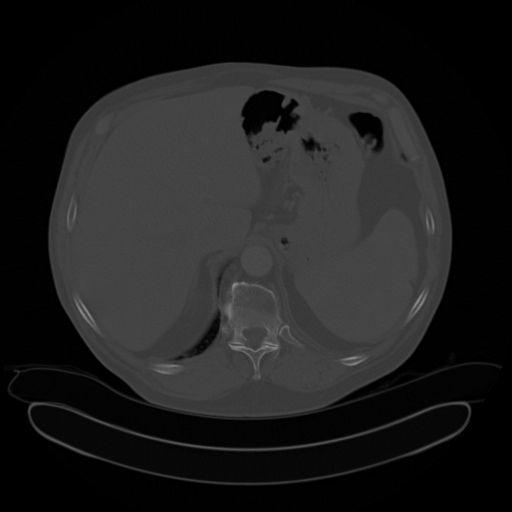
#> input picture data/working/decoded-testing.png, 512 x 512 px, found by its file name
$ python png.py
#> lines starting #> are read from the running program, lines starting #| are printed output that depends on the picture

import numpy as np
import imageio

def rescale(value):
	# return (value << 4) | (value >> 8) # Scale to 16 bits and fill with 4 most significant bits
	return (value << 4) | (0 >> 8) # Scale to 16 bits and fill with 0

def unscale(value):
	return value >> 4

def array_to_png(array, path):
	assert path.endswith('png')
	# Scale from 12 bit data to 16 bit display
	preview = np.vectorize(rescale)(array).astype('uint16')
	imageio.imwrite(path, preview)

def png_to_array(path):
#> called with path = 'data/working/decoded-testing.png'
	assert path.endswith('png')
	# Scale from 16 bit display to 12 bit data
	pixels = imageio.v2.imread(path)
#> pixels is the input picture: shape (512, 512) uint16; min 0, max 36264, mean 7895.4
	scaled = np.vectorize(unscale)(pixels).astype('uint16')
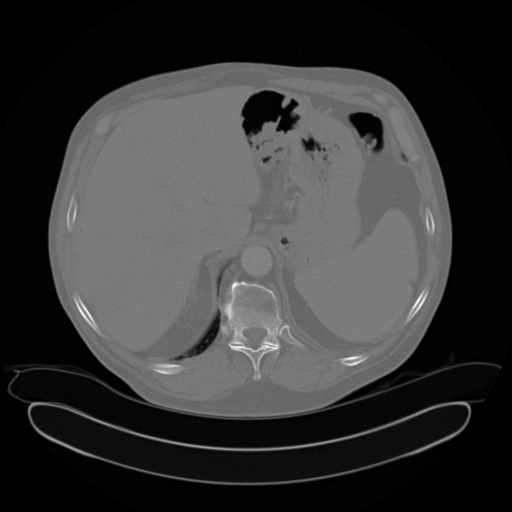
#> scaled: shape (512, 512) uint16; min 0, max 2266, mean 493.4; drawn with min black and max white
	return scaled

if __name__ == '__main__':

	png_in = 'data/working/decoded-testing.png'
	png_out = 'data/working/encoded-png.png'

	a = png_to_array(png_in)
	array_to_png(a, png_out)

	import os

	raw_size = len(a.tobytes())
#> raw_size = 524288
	print(f'raw pixel data size: {raw_size / 1000} KB')
#| raw pixel data size: 524.288 KB

	size = os.path.getsize(png_out)
	print(f'{png_out} size: {size / 1000} KB')

	ratio = raw_size / size
#> ratio = 2.12
	print(f'PNG compression ratio: {ratio:.2f}x')
#| PNG compression ratio: 2.12x
